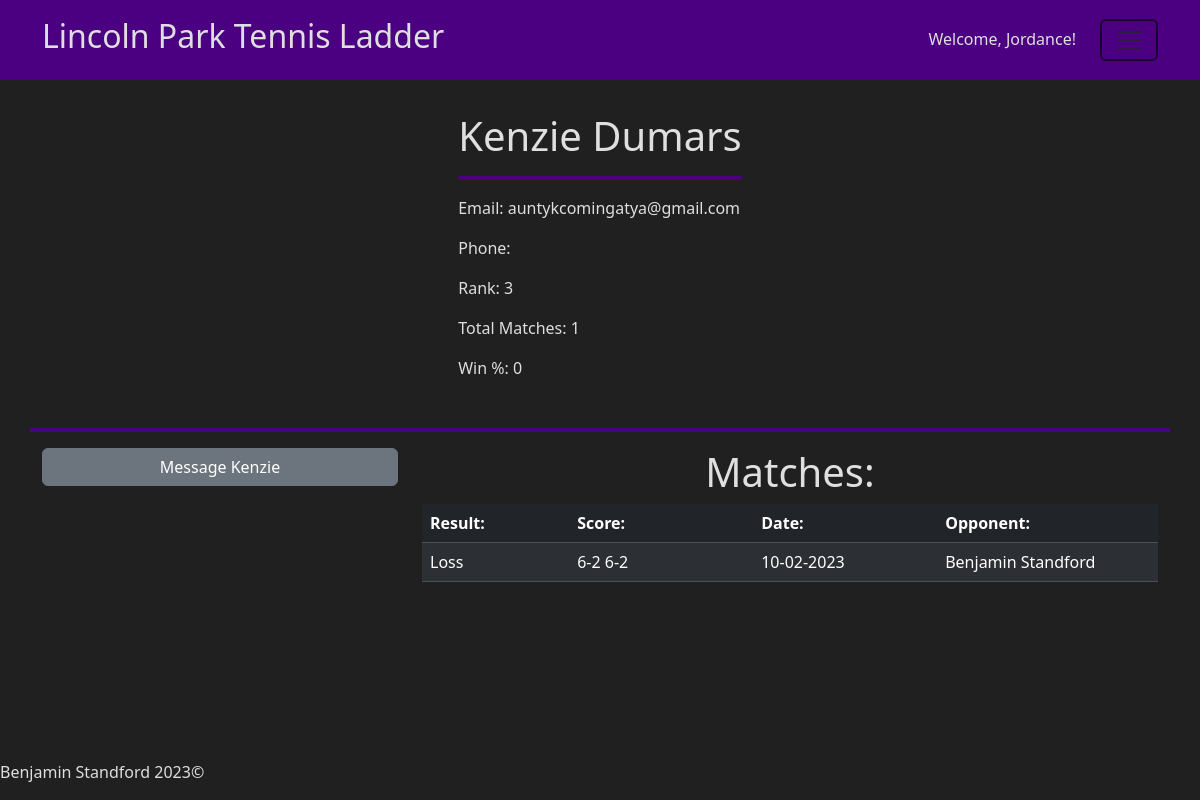
The app's page /profile?id=3 (signed in) with its own data.
### app/helpers.py (models this page shows, shortened)
class User(db.Model):
    id = db.Column(db.Integer(), primary_key=True)
    first= db.Column(db.String(255), nullable=False)
    last = db.Column(db.String(255), nullable=False)
    username = db.Column(db.String(255), unique=True, nullable=False)
    password = db.Column(db.LargeBinary, nullable=False)
    salt = db.Column(db.LargeBinary, nullable=False)
    email = db.Column(db.String(255), unique=True, nullable=False)
    phone = db.Column(db.String(255))
    rank = db.Column(db.Integer(), default=0)
    date_joined = db.Column(db.DateTime, default=datetime.utcnow)
    matches = db.relationship("Match", secondary=user_match, backref="players")
    temp_matches = db.relationship("Temp_match", secondary=user_temp, backref="players")
    matches_won = db.relationship("Match", backref="winner", foreign_keys="Match.winner_id", lazy=True)
    matches_lost = db.relationship("Match", backref="loser", foreign_keys="Match.loser_id", lazy=True)
    temp_matches_won = db.relationship("Temp_match", backref="winner", foreign_keys="Temp_match.winner_id", lazy=True)
    temp_matches_lost = db.relationship("Temp_match", backref="loser", foreign_keys="Temp_match.loser_id", lazy=True)
    msg_sent = db.relationship("Chat", backref="sender", foreign_keys="Chat.sender_id", lazy=True)
    msg_received = db.relationship("Chat", backref="recipient", foreign_keys="Chat.recipient_id", lazy=True)

class Match(db.Model):
    id = db.Column(db.Integer, primary_key=True)
    score = db.Column(db.String(50))
    winner_id = db.Column(db.Integer, db.ForeignKey("user.id"))
    loser_id = db.Column(db.Integer, db.ForeignKey("user.id"))
    date_played = db.Column(db.DateTime, default=datetime.utcnow)

### app/routes.py (the view)
@app.route("/profile")
def profile():
    id = request.args.get('id')
    profile, stats = h.get_profile(id)
    messages = h.get_private_messages(profile.id, session["USER"])
    return render_template("profile.html", profile=profile, stats=stats, messages=messages)

### app/helpers.py (called while the page is built)
def get_profile(id):
    profile = User.query.filter_by(id=id).first()
    stats = []
    if profile.matches:
        for match in profile.matches:
            remove_timestamp(match)
        stats.append(len(profile.matches))
        stats.append(int(len(profile.matches_won) / len(profile.matches) * 100))
    else:
        stats.append("No matches played yet")
        stats.append("N/A")
    return profile, stats

def get_private_messages(recipient, sender):
    messages = Chat.query.filter_by(sender_id=sender, recipient_id=recipient).all()
    messages += Chat.query.filter_by(sender_id=recipient, recipient_id=sender).all()
    for message in messages:
        message.time = format_timestamp(message.timestamp)
    return messages

def format_timestamp(timestamp):
    timestamp = pytz.utc.localize(timestamp)
    timestamp = timestamp.astimezone(pytz.timezone("Us/Eastern"))
    time = timestamp.strftime(c.TIMESTAMP_FULL)
    return time

def remove_timestamp(match):
    match.date = match.date_played.strftime(c.TIMESTAMP_DATE_ONLY)
    return match

### app/templates/profile.html (shortened to what this page needs)
{% extends "layout.html" %}
{% block main %}
    <div class="container">
        <div class="p-3"></div>
        <div class="row justify-content-center">
            {% if "USER" in session %}
                {% if profile.id != session["USER"] %}
                    <div class="col-auto">
                        <h1>{{ profile.first }} {{ profile.last }}</h1>
                        <hr class="border-4 opacity-100">
                        <p>Email: {{ profile.email }}</p>
                        <p>Phone: {{ profile.phone }}</p>
                        <p>Rank: {{ profile.rank }}</p>
                        <p>Total Matches: {{ stats[0] }}</p>
                        <p>Win %: {{ stats[1] }}</p>
                    </div>
                {% endif %}
            {% endif %}
        </div>
        <div class="row justify-content-center">
            <div class="p-3"></div>
            <hr class="border-4 opacity-100">
            {% if "USER" in session and session["USER"] != profile.id %}
                <div class="col-12 col-md-4">
                    <button class="btn btn-secondary mb-3" id="chat-btn" style="width: 100%" type="button" data-bs-toggle="collapse" data-bs-target="#collapseExample" aria-expanded="false" aria-controls="collapseExample">
                        Message {{ profile.first}}
                    </button>
                </div>
            {% endif %}
            <div class="col-12 col-md-8 text-center">
                <h1>Matches:</h1>
                <table class="table table-dark table-striped table-hover">
                    <thead>
                        <tr>
                            <th style="width: 20%">Result:</th>
                            <th style="width: 25%">Score:</th>
                            <th style="width: 25%">Date:</th>
                            <th style="width: 30%">Opponent:</th>
                        </tr>
                    </thead>
                    <tbody>
                        {% for match in profile.matches|sort(attribute='id', reverse=True)|sort(attribute='date_played', reverse=True) %}
                            <tr>
                                <td>
                                    {% if match.winner_id == profile.id %}
                                        Win
                                    {% else %}
                                        Loss
                                    {% endif %}
                                </td>
                                <td>{{ match.score }}</td>
                                <td>{{ match.date }}</td>
                                {% if match.winner_id == profile.id %}
                                <td><a href="/profile?id={{ match.loser_id }}">
                                    {% if match.loser.first %}
                                        {{ match.loser.first }} {{ match.loser.last }}
                                    {% else %}
                                        [Account Deleted]
                                    {% endif %}</a></td>
                                {% else %}
                                <td><a href="/profile?id={{ match.winner_id }}">
                                    {% if match.winner.first %}
                                        {{ match.winner.first }} {{ match.winner.last }}
                                    {% else %}
                                        [Account Deleted]
                                    {% endif %}</a></td>
                                {% endif %}
                            </tr>
                        {% endfor %}
                    </tbody>
                </table>
            </div>
        </div>
    </div>
{% endblock %}

### app/templates/layout.html (shortened to what this page needs)
<!DOCTYPE <!DOCTYPE html>
<html lang="en">
    <head>
        <link href="https://cdn.jsdelivr.net/npm/bootstrap@5.3.2/dist/css/bootstrap.min.css" rel="stylesheet">
        <link rel="stylesheet" href={{ url_for("static", filename="styles.css") }}>
    </head>
    <body>
        <header class="sticky-top">
            <div class="container">
                {% if page == 'register' %}
                <div class="row align-items-center justify-content-between" id="header-row">
                    <div class="col-12 col-md-3 col-lg-5 text-center text-md-start">
                        <a href="/" id="logo" alt="Logo">
                            <h2>Lincoln Park Tennis Ladder</h2>
                        </a>
                    </div>
                    </div>
                        {% else %}
                        <div class="row align-items-center justify-content-between" id="header-row">
                            <div class="col-12 col-md-7 text-center text-md-start">
                                <a href="/" id="logo" alt="Logo">
                                    <h2>Lincoln Park Tennis Ladder</h2>
                                </a>
                            </div>
                        <div class="col-12 col-md-5">
                            <div class="row justify-content-center justify-content-md-end">
                                <div class="col-auto">
                                    <p>Welcome, <a href="/profile?id={{ session['USER'] }}" class="plain">{{ session['USERNAME'] }}! </a></p>
                                </div>
                                <div class="col-auto">
                                    <div class="navbar">
                                        <button class="navbar-toggler" type="button" data-bs-toggle="dropdown" aria-expanded="false">
                                            <span class="navbar-toggler-icon"></span>
                                        </button>
                                    </div>
                                </div>
                        </div>
                    {% endif %}
                </div>
            </div>
        </header>
        <main>
            {% block main %}
            {% endblock %}
            <div class="p-5"></div>
        </main>
        <footer class="fixed-bottom">
            <address>Benjamin Standford 2023©</address>
        </footer>
    </body>
</html>

### app/static/styles.css (style rules this page uses)
body { background-color: #202020; color: #dfdfdf; }
header { background-color:indigo; }
a { color: inherit; text-decoration: none; }
hr { color:indigo; }
.navbar-toggler { border: 2px solid; }
#header-row { min-height: 80px; }

### records on screen
User: USERNAME "Jordance"
User: first "Kenzie", last "Dumars", email "auntykcomingatya@gmail.com", rank "3"
Match: shows "Loss", score "6-2 6-2", date "10-02-2023", winner.first "Benjamin", winner.last "Standford"

### other values on screen
{{ stats[0] }} "1"
{{ stats[1] }} "0"
